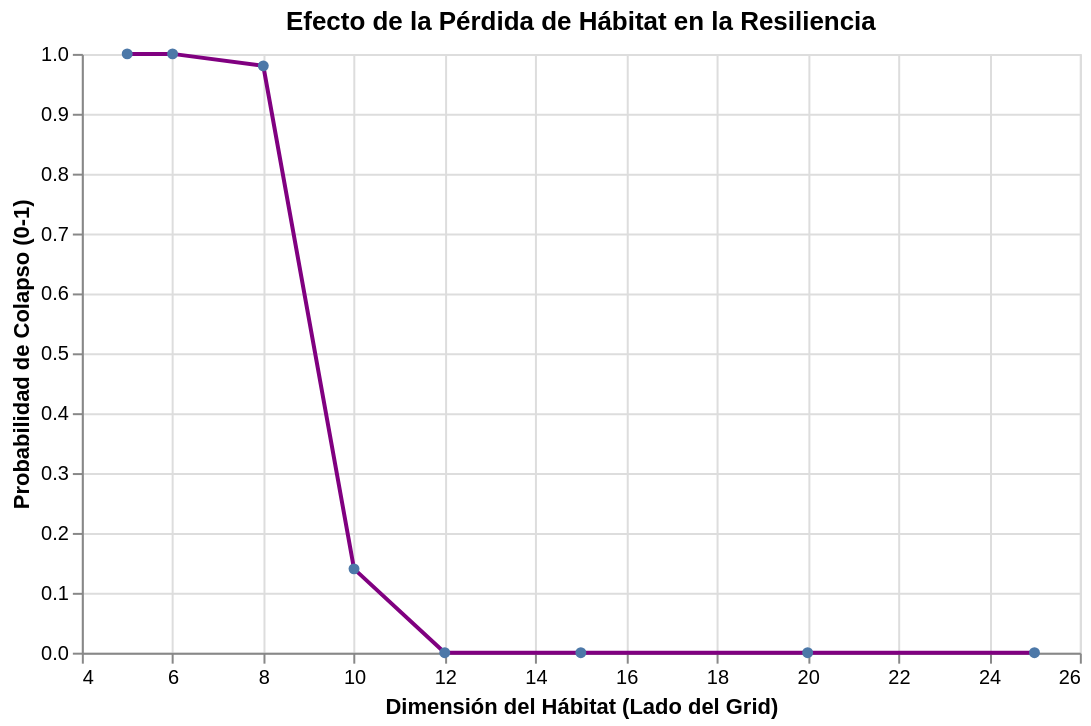

Express this chart as Vega-Lite.
### Vega-Lite specification from a JSON file in a GitHub repository (floating-point values rounded to 4 significant figures)
{"config": {"view": {"continuousWidth": 300, "continuousHeight": 300}}, "data": {"name": "data-f31ebc8ee279a0680bbd4aef398513cb"}, "mark": {"type": "line", "color": "purple", "point": true}, "encoding": {"tooltip": [{"field": "Tamaño Hábitat (Lado)", "type": "quantitative"}, {"field": "Riesgo de Extinción", "type": "quantitative"}], "x": {"field": "Tamaño Hábitat (Lado)", "title": "Dimensión del Hábitat (Lado del Grid)", "type": "quantitative"}, "y": {"field": "Riesgo de Extinción", "title": "Probabilidad de Colapso (0-1)", "type": "quantitative"}}, "height": 300, "title": "Efecto de la Pérdida de Hábitat en la Resiliencia", "width": 500, "$schema": "https://vega.github.io/schema/vega-lite/v6.1.0.json", "datasets": {"data-f31ebc8ee279a0680bbd4aef398513cb": [{"Tamaño Hábitat (Lado)": 5, "Riesgo de Extinción": 1.0}, {"Tamaño Hábitat (Lado)": 6, "Riesgo de Extinción": 1.0}, {"Tamaño Hábitat (Lado)": 8, "Riesgo de Extinción": 0.98}, {"Tamaño Hábitat (Lado)": 10, "Riesgo de Extinción": 0.14}, {"Tamaño Hábitat (Lado)": 12, "Riesgo de Extinción": 0.0}, {"Tamaño Hábitat (Lado)": 15, "Riesgo de Extinción": 0.0}, {"Tamaño Hábitat (Lado)": 20, "Riesgo de Extinción": 0.0}, {"Tamaño Hábitat (Lado)": 25, "Riesgo de Extinción": 0.0}]}}
